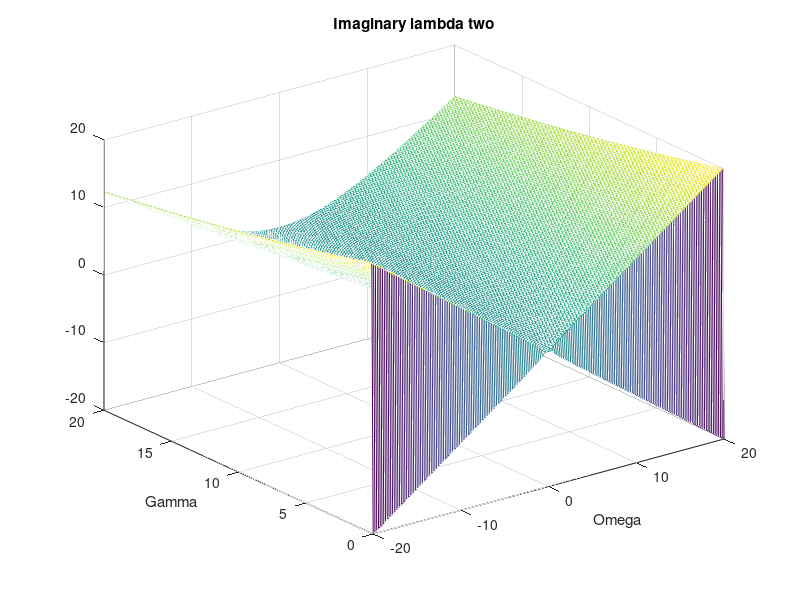

Source code (MATLAB):
% Plot effect of different gamma and omega values, with all gamma values
% real, and all omega values imaginary

% Clear memory and set format for output to screen
clear all
format short e

% Grid parameters
L = 40;
N = 200;

% Set up the grid.
x = linspace(-L/2,L/2,N);  
y = linspace(0,L/2,N);

hold on
LambdaOne = @(gamma,omega) -1i.*gamma./2+sqrt(-gamma.^2-2i.*gamma+1+4*(omega*1i).^2)./2;
LambdaTwo = @(gamma,omega) -1i.*gamma./2-sqrt(-gamma.^2-2i.*gamma+1+4*(omega*1i).^2)./2;
z1=zeros(N,N);
z2=zeros(N,N);
for n=1:N
    for m=1:N
        
        lambda1=LambdaOne(y(n),x(m));
        lambda2=LambdaTwo(y(n),x(m));
        
        z1(n,m)=lambda1;
        z2(n,m)=lambda2;
    end
end

hold off
mesh(x,y,imag(z1))
title('Imaginary lambda one')
xlabel('Omega');
ylabel('Gamma');

%pause
%mesh(x,y,real(z1));
%title('Real One')
%xlabel('Omega');
%ylabel('Gamma');

pause
mesh(x,y,imag(z2))
title('Imaginary lambda two')
xlabel('Omega');
ylabel('Gamma');

%pause
%mesh(x,y,real(z2));
%title('Real two')
%xlabel('Omega');
%ylabel('Gamma');


